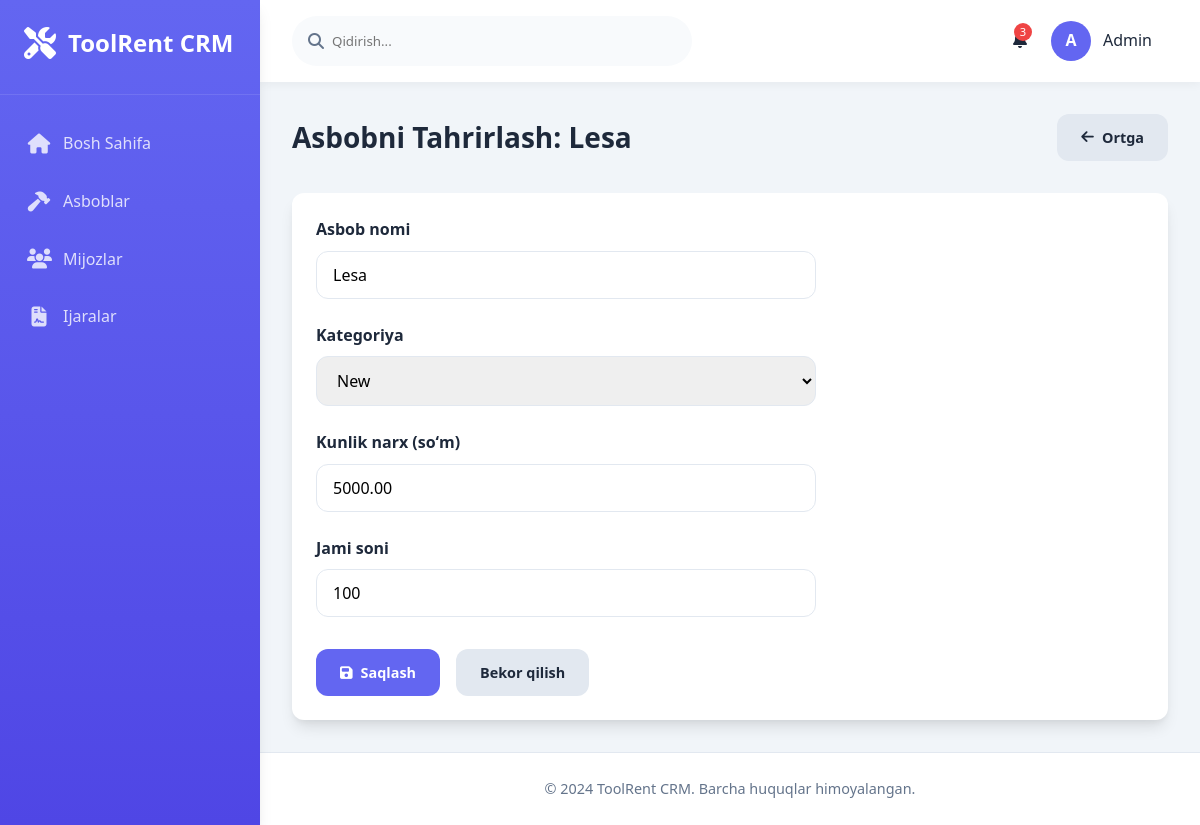
The page /tools/4/edit/ on the database as committed earlier.
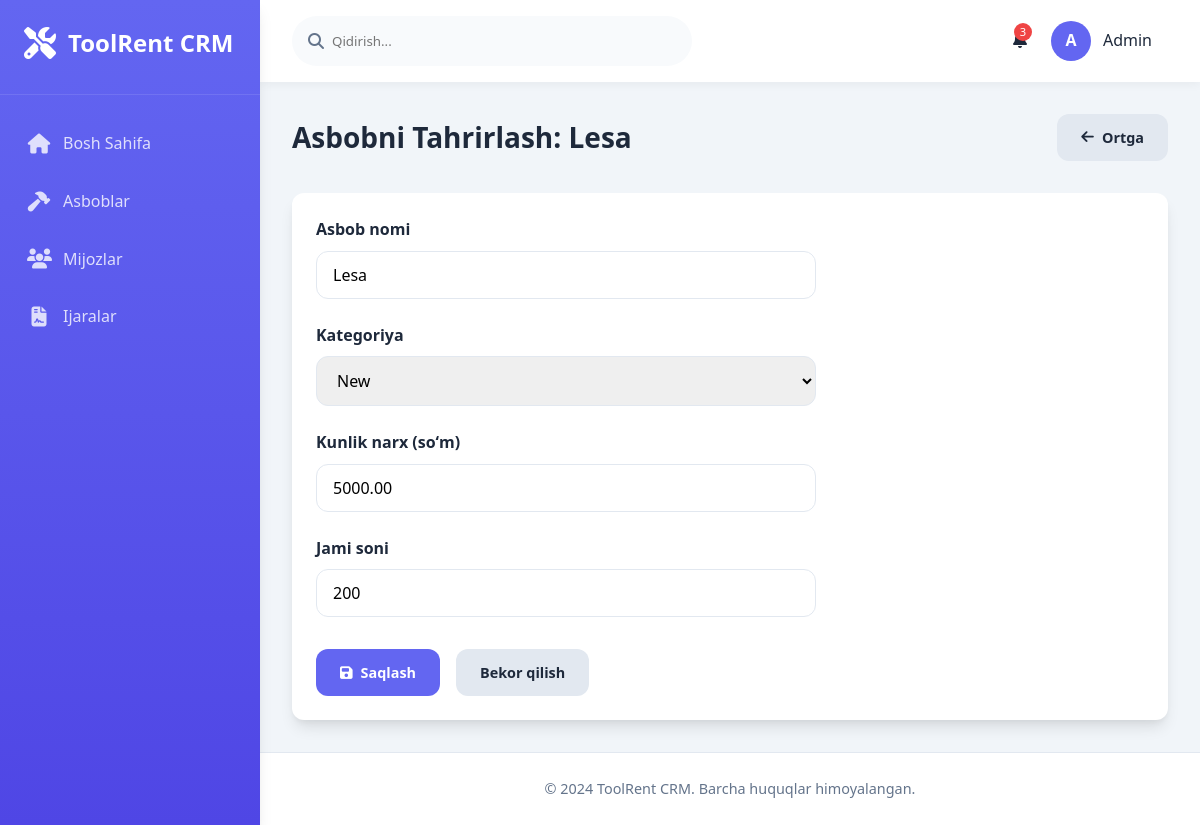
The same page on the database as committed later.
### main/models.py (models this page shows, shortened)
class Tool(models.Model):
    name = models.CharField(max_length=200, verbose_name="Asbob nomi")
    category = models.ForeignKey(ToolCategory, on_delete=models.CASCADE, verbose_name="Kategoriya")
    daily_price = models.DecimalField(max_digits=10, decimal_places=2, verbose_name="Kunlik narx")
    quantity_total = models.IntegerField(verbose_name="Jami soni")
    quantity_available = models.IntegerField(verbose_name="Mavjud soni")
    is_active = models.BooleanField(default=True, verbose_name="Faol")
    created_at = models.DateTimeField(auto_now_add=True)
    class Meta:
        verbose_name = "Asbob"
        verbose_name_plural = "Asboblar"

### main/views.py (the view)
# urls.py: path('tools/<int:tool_id>/edit/', views.edit_tool, name='edit_tool'),
def edit_tool(request, tool_id):
    tool = get_object_or_404(Tool, id=tool_id)
    if request.method == 'POST':
        form = ToolForm(request.POST, instance=tool)
        if form.is_valid():
            form.save()
            messages.success(request, f"'{tool.name}' asbobi yangilandi.")
            return redirect('main:tool_list')
    else:
        form = ToolForm(instance=tool)
    context = {
        'form': form,
        'title': 'Asbobni Tahrirlash',
        'tool': tool,
    }
    return render(request, 'main/edit_tool.html', context)

### main/forms.py
class ToolForm(forms.ModelForm):
    class Meta:
        model = Tool
        fields = ['name', 'category', 'daily_price', 'quantity_total']
        widgets = {
            'name': forms.TextInput(attrs={'class': 'form-control', 'placeholder': 'Asbob nomi'}),
            'category': forms.Select(attrs={'class': 'form-control'}),
            'daily_price': forms.NumberInput(attrs={'class': 'form-control', 'placeholder': 'Kunlik narx', 'step': '1000'}),
            'quantity_total': forms.NumberInput(attrs={'class': 'form-control', 'placeholder': 'Jami soni'}),
        }
        labels = {
            'name': 'Asbob nomi',
            'category': 'Kategoriya',
            'daily_price': 'Kunlik narx (soʻm)',
            'quantity_total': 'Jami soni',
        }

### main/models.py (called while the page is built)
    def __str__(self):
        return self.name

### main/templates/main/edit_tool.html (shortened to what this page needs)
{% extends 'main/base.html' %}
{% block content %}
<div class="page-title">
    <h2>Asbobni Tahrirlash: {{ tool.name }}</h2>
    <a href="{% url 'main:tool_list' %}" class="btn btn-secondary">
        <i class="fas fa-arrow-left"></i> Ortga
    </a>
</div>
<div class="card">
    <div class="card-body">
        <form method="post">
            <div style="max-width: 500px;">
                {% for field in form %}
                <div class="form-group">
                    <label for="{{ field.id_for_label }}" class="form-label">
                        {{ field.label }}
                    </label>
                    {{ field }}
                </div>
                {% endfor %}
                <div style="display: flex; gap: 1rem; margin-top: 2rem;">
                    <button type="submit" class="btn btn-primary">
                        <i class="fas fa-save"></i> Saqlash
                    </button>
                    <a href="{% url 'main:tool_list' %}" class="btn btn-secondary">
                        Bekor qilish
                    </a>
                </div>
            </div>
        </form>
    </div>
</div>
{% endblock %}

Rows that differ between the two databases and show on the page:
changed Tool "Lesa": quantity_total "100" → "200"
